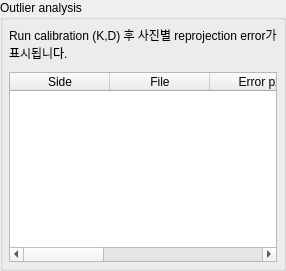
<ui version="4.0">
  <class>Form</class>
  <widget class="QGroupBox" name="group">
    <property name="title">
      <string>Outlier analysis</string>
    </property>
    <property name="minimumSize">
      <size>
        <width>0</width>
        <height>0</height>
      </size>
    </property>
    <property name="maximumSize">
      <size>
        <width>16777215</width>
        <height>16777215</height>
      </size>
    </property>
    <layout class="QVBoxLayout" name="formLayout">
      <property name="leftMargin">
        <number>6</number>
      </property>
      <property name="topMargin">
        <number>6</number>
      </property>
      <property name="rightMargin">
        <number>6</number>
      </property>
      <property name="bottomMargin">
        <number>6</number>
      </property>
      <property name="spacing">
        <number>5</number>
      </property>
      <item>
        <widget class="QLabel" name="calibration_outlier_summary">
          <property name="text">
            <string>Run calibration (K,D) 후 사진별 reprojection error가 표시됩니다.</string>
          </property>
          <property name="wordWrap">
            <bool>true</bool>
          </property>
          <property name="minimumSize">
            <size>
              <width>0</width>
              <height>0</height>
            </size>
          </property>
          <property name="maximumSize">
            <size>
              <width>16777215</width>
              <height>16777215</height>
            </size>
          </property>
        </widget>
      </item>
      <item>
        <widget class="QWidget" name="calibration_outlier_plot" />
      </item>
      <item>
        <widget class="QTableWidget" name="calibration_outlier_table">
          <property name="wordWrap">
            <bool>true</bool>
          </property>
          <property name="alternatingRowColors">
            <bool>false</bool>
          </property>
          <property name="minimumSize">
            <size>
              <width>0</width>
              <height>72</height>
            </size>
          </property>
          <property name="maximumSize">
            <size>
              <width>16777215</width>
              <height>190</height>
            </size>
          </property>
          <property name="selectionMode">
            <enum>QAbstractItemView::NoSelection</enum>
          </property>
          <property name="editTriggers">
            <set>QAbstractItemView::NoEditTriggers</set>
          </property>
          <column>
            <property name="text">
              <string>Side</string>
            </property>
          </column>
          <column>
            <property name="text">
              <string>File</string>
            </property>
          </column>
          <column>
            <property name="text">
              <string>Error px</string>
            </property>
          </column>
          <column>
            <property name="text">
              <string>Coverage</string>
            </property>
          </column>
          <column>
            <property name="text">
              <string>Board</string>
            </property>
          </column>
          <column>
            <property name="text">
              <string>State</string>
            </property>
          </column>
        </widget>
      </item>
    </layout>
  </widget>
  <resources />
  <connections />
</ui>
